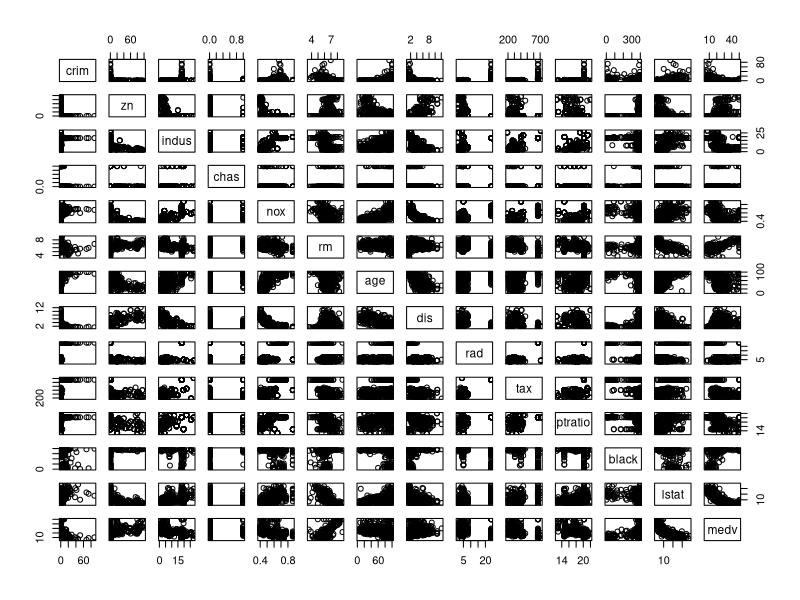
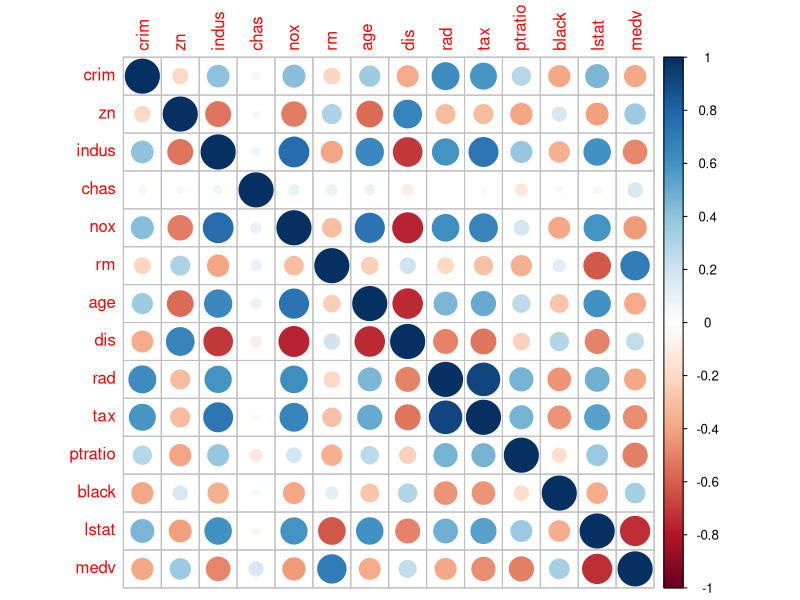
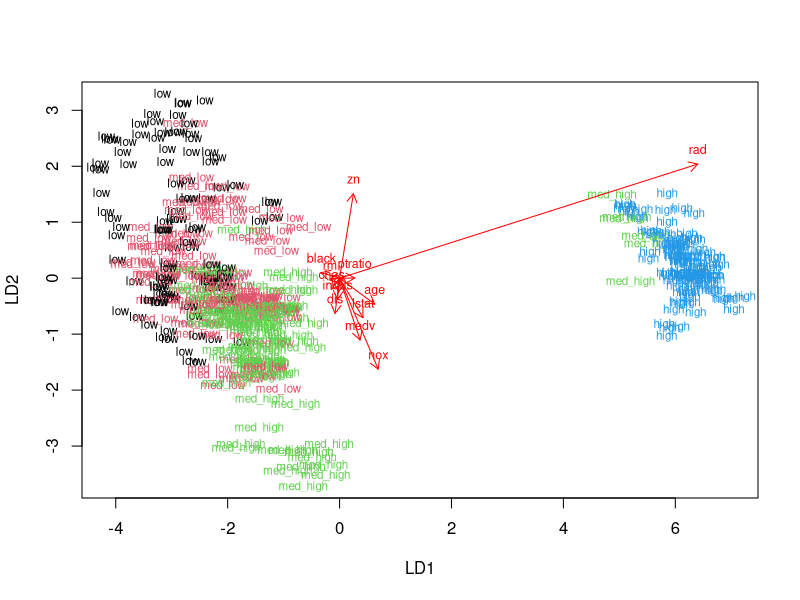
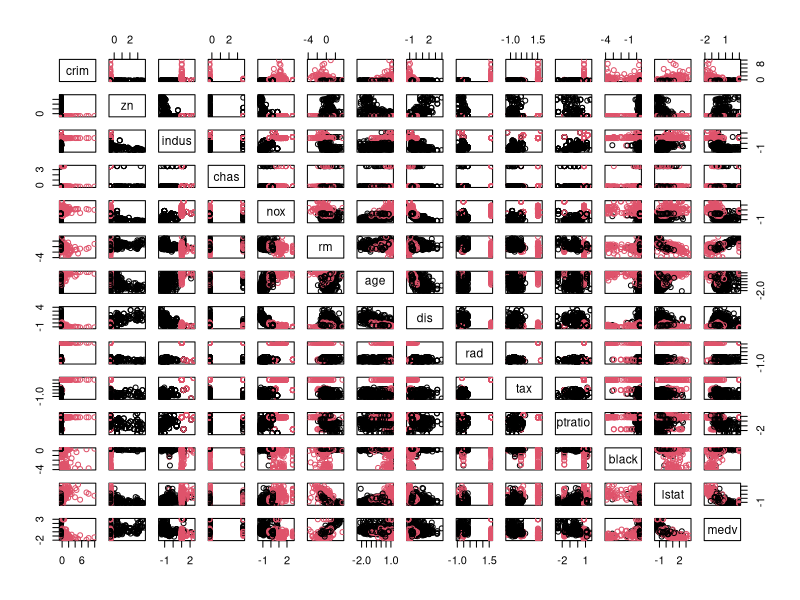

R code for these plots, in order:
## ---- chunk 1

## ---- chunk 2
#Exlore and load the data
library(MASS)
library(tidyr)
library(corrplot)
library(ggplot2)
#install.packages("GGally")
library(GGally)
data("Boston")
str(Boston)
dim(Boston)
summary(Boston)
## ---- chunk 3
#Exploring the data with graphics
Boston_pairs <- pairs(Boston)
cor_matrix <- cor(Boston)
cor_matrix
corrplot(cor_matrix, method="circle")
## ---- chunk 4
#Scaling the dataset and categorising the crime rate variable (crim)
boston_scaled <- scale(Boston)
summary(boston_scaled)
class(boston_scaled)
boston_scaled <- as.data.frame(boston_scaled)
bins <- quantile(boston_scaled$crim)
label_cr <- c("low", "med_low", "med_high", "high")
crime <- cut(boston_scaled$crim, breaks = bins, include.lowest = TRUE, labels = label_cr)
table(crime)
boston_scaled <- dplyr::select(boston_scaled, -crim)
boston_scaled <- data.frame(boston_scaled, crime)
## ---- chunk 5
#Dividing the dataset on train and test sets
n <- nrow(boston_scaled)
ind <- sample(n,  size = n * 0.8)
train <- boston_scaled[ind,]
test <- boston_scaled[-ind,]
correct_classes <- test$crime
test <- dplyr::select(test, -crime)
## ---- chunk 6
#Fitting the linear discriminant analysis on the train set
colnames(boston_scaled)
lda.fit <- lda(crime  ~ zn + indus + chas + nox + rm + age + dis + rad + tax + ptratio + black + lstat + medv, data = train)

lda.fit

lda.arrows <- function(x, myscale = 1, arrow_heads = 0.1, color = "red", tex = 0.75, choices = c(1,2)){
  heads <- coef(x)
  arrows(x0 = 0, y0 = 0, 
         x1 = myscale * heads[,choices[1]], 
         y1 = myscale * heads[,choices[2]], col=color, length = arrow_heads)
  text(myscale * heads[,choices], labels = row.names(heads), 
       cex = tex, col=color, pos=3)
}

classes <- as.numeric(train$crime)
plot(lda.fit, dimen = 2, col = classes, pch = classes)
lda.arrows(lda.fit, myscale = 2)
## ---- chunk 7
#How our LDA model performs
lda.pred <- predict(lda.fit, newdata = test)
help(lda.pred)
table(correct = correct_classes, predicted = lda.pred$class)

## ---- chunk 8
#K-means clustering
set.seed(5)
data("Boston")
boston_scaled <- as.data.frame(scale(Boston))
dist_eu <- dist(boston_scaled)
summary(dist_eu)

km <- kmeans(boston_scaled, centers = 2)
prs <- pairs(boston_scaled, col = km$cluster)
prs
